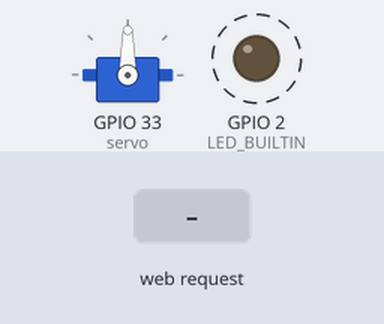
Bench run of a sketch on a simulated ESP32. Shown: servo, output pins drawn as LEDs (lit = HIGH). Dashed ring = blinking. Inputs (shaded band) come from the test bench. WiFi joins after 1.5 s; servers stay silent unless stated; EEPROM starts erased; what the sketch prints to the serial monitor is not drawn.

Above: at 0.1 s.
At 1.97 s:
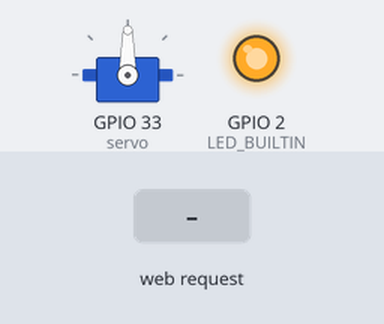
2.4 s: HTTP request GET /toggle received
At 2.65 s:
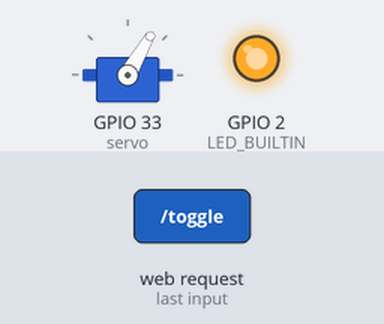
5.4 s: HTTP request GET /toggle?state=true received
Timing chart, 0 to 14.4 s (numbered marks = the images above; inputs shaded):
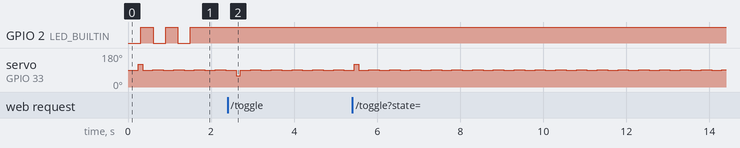

Measured:
- by itself, GPIO 2 (LED_BUILTIN): alternates HIGH for 0.30 s and LOW for 0.30 s, 5 changes in all, then stays HIGH
- by itself, servo on GPIO 33 (servo): repeats every 0.50 s: 90° 0.25 s, 92° 0.25 s

The sketch:

sketch.ino
```cpp
#include <Arduino.h>
#include "soc/soc.h"
#include "soc/rtc_cntl_reg.h"

//#include <server.h>
#include <wifi.h>
#include <servo.h>

void loop() {}

void disableBrownout() {
  WRITE_PERI_REG(RTC_CNTL_BROWN_OUT_REG, 0);
}

void initRtos() {
  Serial.println("Initializing tasks...");

  xTaskCreate(
    ServoSync
    ,  "Servo Sync"
    ,  2048
    ,  NULL
    ,  1
    ,  NULL
  );

  xTaskCreate(
    WifiServer
    ,  "Wifi Server"
    ,  8196
    ,  NULL
    ,  2
    ,  NULL
  );

  Serial.println("Done!");
}

void setup() {
  Serial.begin(115200);
  Serial.println("Hello!");

  pinMode(LED_BUILTIN, OUTPUT);

  disableBrownout();

  initRtos();
}
```

server.cpp
```cpp
#include <Arduino.h>
#include <Preferences.h>
#include <ESPmDNS.h>
#include <WebServer.h>
#include <WiFi.h>

#include "wifi.h"
#include "server.h"
#include "servo.h"

// credit: https://github.com/ESP32-Work/ESP32_Webserver/blob/main/ESP32_WebServer/src/main.cpp

String getPage(String content) {
  String html = "<!DOCTYPE html><html><head>";
  html += "<meta name='viewport' content='width=device-width, initial-scale=1.0'>";
  html += "<meta charset='UTF-8'>";
  html += "<title>Light Debug</title>";
  html += "<link rel='preconnect' href='https://fonts.googleapis.com'>";
  html += "<link rel='preconnect' href='https://fonts.gstatic.com' crossorigin>";
  html += "<link href='https://fonts.googleapis.com/css2?family=Inter:wght@400;700&display=swap' rel='stylesheet'>";
  html += "<style>";
  html += "body {font-size:1em;text-align:center;background-color:#11111b;display:flex;justify-content:center;align-items:center;height:100vh;margin:0;color:#e9ecf5;font-family:Inter, sans-serif;}";
  html += ".container {border-radius:5px;padding:20px;background-color:#1e1e2e;}";
  html += "</style>";
  html += "</head>";
  html += "<body><div class='container'>";
  html += content;
  html += "</div></body>";
  html += "</html>";
  return html;
}

void handleHome() {
  String content = "<h1>hello!</h1>";
  content += "<div style='font-size:48px;animation:bounce 1s infinite;'>&#128075;</div>";
  content += "<div class='container'>";
  content += "<style>";
  content += "button { background-color:#e5c890;color:#292c3c;border-radius:5px;border:none;padding:5px;}";
  content += ".green{color: #a6d189;}";
  content += ".red{color: #e78284;}";
  content += "</style>";
  content += "<h2>Light is currently</h2>";
  content += "<p><strong ";
  content += state ? "class='green'>ON" : "class='red'>OFF";
  content += "</strong></p>";
  content += "<form action='/toggle' method='GET'><button type='submit'>Toggle the lights</button></form>";
  content += "</div>";
  content += "<style>@keyframes bounce {0%,100% {transform: translateY(10px);}50%{transform:translateY(-10px);}}</style>";
  server.send(200, "text/html", getPage(content));
}

void handleToggle() {
  state = !state;
  String content = "<i>successful! redirecting...</i>";
  content += "<meta http-equiv='refresh' content='0; url=/'>";

  server.send(200, "text/html", getPage(content));
}

void handleState() {
	HTTPMethod method = server.method();
	if (method == HTTP_POST) {
		if (server.hasArg("state")) {
			bool newState = server.arg("state") == "true";
			state = newState;
		} else {
			server.send(500, "text/plain", "State not provided");
		}
	}
	server.send(200, "text/plain", state ? "true" : "false");
}

void setupServerEndpoints() {
  Serial.println("Setting up endpoints");
  server.on("/", handleHome);
  server.on("/toggle", handleToggle);
  server.on("/state", handleState);
  server.begin();
}
```

server.h
```cpp
#ifndef WEBSERVER_HANDLER_H
#define WEBSERVER_HANDLER_H

String getPage(String content);
void handleHome();
void handleToggle();
extern void setupServerEndpoints();

#endif
```

servo.cpp
```cpp
#include "servo.h"

Servo servo;

bool lastState = true;
bool state = false;

uint8_t counter = 0;

void ServoSync(void *pvParameters) {
  servo.attach(33);
  delay(50);
  servo.write(90);
  delay(200);
  for (;;) {
    if (lastState != state) {
      Serial.println("Syncing state");

      if (state) {
        servo.write(60);
      } else {
        servo.write(120);
      }

      lastState = state;

      delay(100);
    } else {
      delay(250);
    }

	// ever since the inception of this project and concept i have had issues with reliability
	// of the servo. i initially thought this was a power supply issue, as typically power cycling
	// fixed the problem. i split the power supply in the board design to an external 5v 3a supply
	// connected to the servo directly, with ESP32 being powered by wall USB. no change.
	//
	// then i thought, what if it isn't the power supply? what if it's the actual signal? PWM is a
	// timing-based thing so perhaps the long lack of signal from the arduino causes the servo to
	// desync or smt. so no; this code is NOT useless.
	counter++;
	if (counter % 2 == 0) {
		servo.write(92);
	} else {
		servo.write(90);
	}
  }
}
```

servo.h
```cpp
#ifndef SERVOSYNCHANDLER_H
#define SERVOSYNCHANDLER_H

#include <Arduino.h>
#include <ESP32Servo.h>

extern Servo servo;
extern bool state;
extern bool lastState;

void ServoSync(void *pvParameters);

#endif 
```

wifi.cpp
```cpp
#include <Arduino.h>
#include <Preferences.h>
#include <ESPmDNS.h>
#include <WebServer.h>
#include <WiFi.h>

#include "wifi.h"
#include "server.h"

char* defaultSSID = "defaultSSID";
char* defaultPassword = "password";

WebServer server(80);
Preferences preferences;

void setLED(bool state) {
  digitalWrite(LED_BUILTIN, state ? HIGH : LOW);
}

void connectToWiFi(const String& ssid, const String& password) {
  WiFi.begin(ssid.c_str(), password.c_str());

  setLED(false);
  while (WiFi.status() != WL_CONNECTED) {
    Serial.print("#");
    delay(300);
    setLED(!digitalRead(LED_BUILTIN));
  }

  Serial.println();
  Serial.print("IP: ");
  Serial.println(WiFi.localIP());

  if (!MDNS.begin("cookie")) {
    Serial.println("Error setting up mDNS responder");
    return;
  }

  Serial.println("mDNS responder started");
  server.begin();
  Serial.println("Web server started");

  MDNS.addService("http", "tcp", 80);
  setLED(true);
}

WiFiCredentials loadCreds() {
  WiFiCredentials creds;
  creds.ssid = preferences.getString("ssid", "");
  creds.password = preferences.getString("password", "");

  if (creds.ssid.isEmpty()) {
    creds.ssid = defaultSSID;
    creds.password = defaultPassword;
  }

  return creds;
}

void WifiServer(void *pvParameters) {
  Serial.println("Loading preferences...");
  preferences.begin("esp32-light", false);

  WiFiCredentials creds = loadCreds();

  while (creds.ssid.isEmpty()) {
    Serial.println("Credentials are empty, waiting for recovery..."); // TODO
    delay(10000);
  }

  Serial.println("Connecting...");
  for (;;) {
    if (WiFi.status() != WL_CONNECTED) {
      creds = loadCreds();
      connectToWiFi(creds.ssid, creds.password);
	  setupServerEndpoints();
    }

	server.handleClient();

  }
}
```

wifi.h
```cpp
#ifndef WIFI_MANAGER_H
#define WIFI_MANAGER_H

#include <Arduino.h>
#include <Preferences.h>
#include <WebServer.h>
#include <WiFi.h>

struct WiFiCredentials {
  String ssid;
  String password;
};

typedef WiFiCredentials WiFiCredentials;

void setLED(bool state);
void connectToWiFi(const String& ssid, const String& password);
WiFiCredentials loadCreds();
void WifiServer(void *pvParameters);

extern WebServer server;
extern Preferences preferences;

#endif
```
